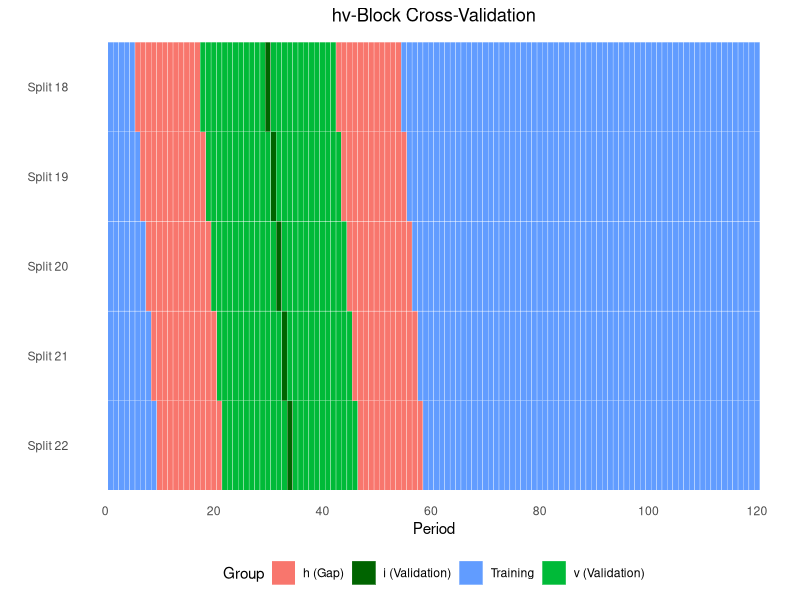
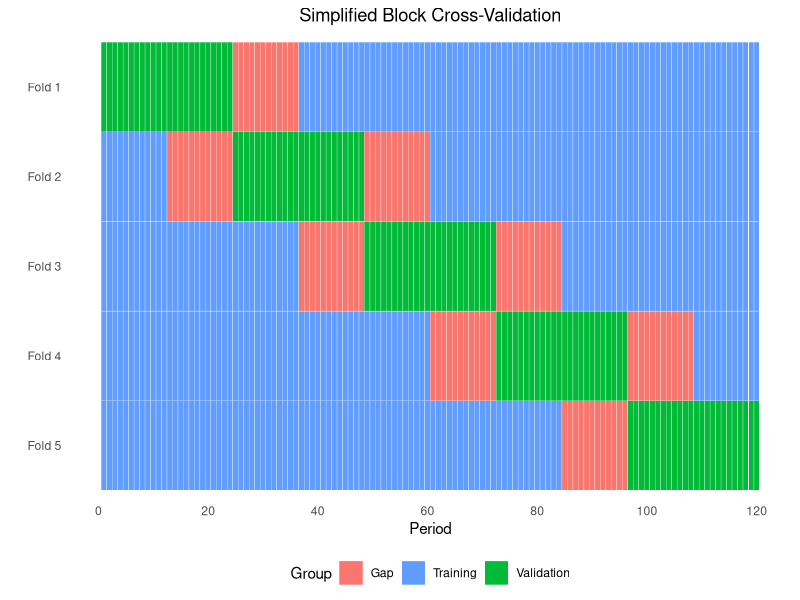
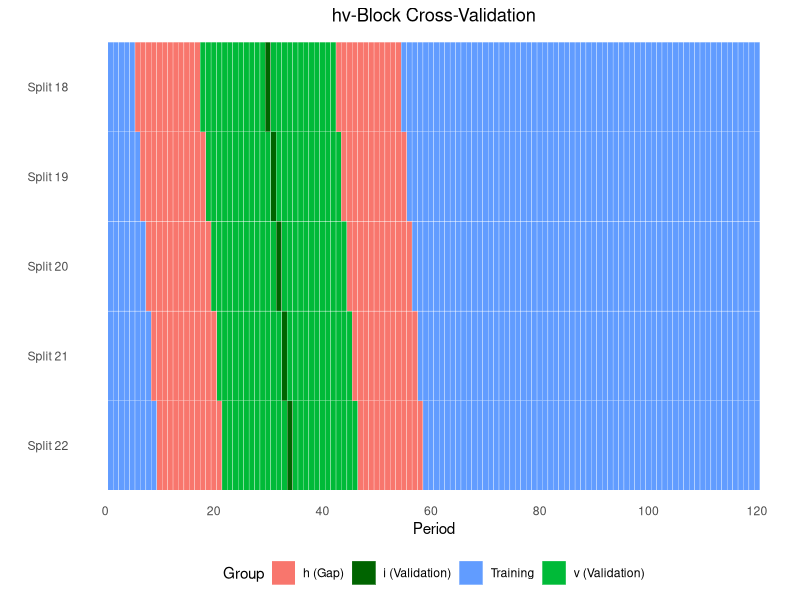
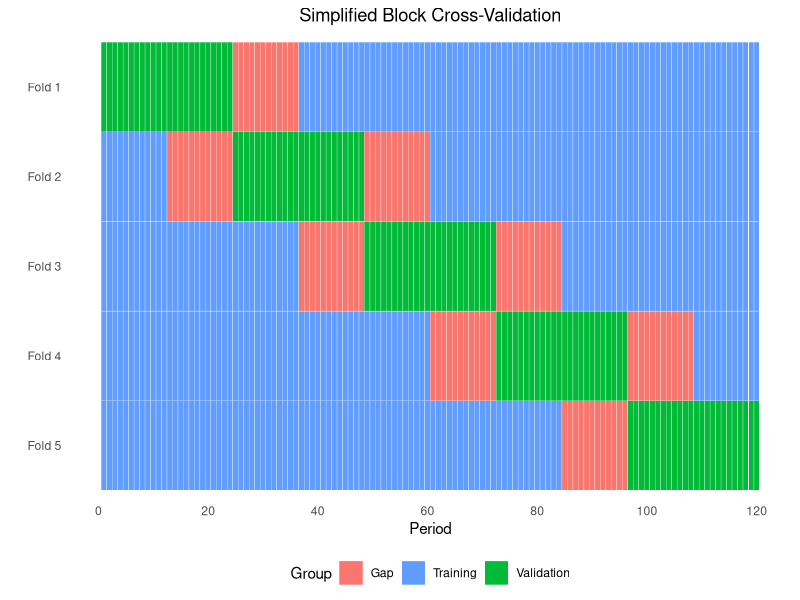

Write the R code that produced these figures, in order.
###
# Generate illustrations of CV approaches using ggplot
###

# Load packages
library(ggplot2)
library(dplyr)

# 1.) hv-Block Cross-Validation (Racine 2000)

# Generate dummy data
x <- 1:120
y <- paste0("Split ", seq(22,18))
data <- expand.grid(X=x, Y=y)
data$Z <- 0

data$Z[data$Y=="Split 18"] <- c(rep("Training",5),rep("h (Gap)",12),rep("v (Validation)",12), rep("i (Validation)",1),rep("v (Validation)",12),rep("h (Gap)",12),rep("Training",120-12*4-6))
data$Z[data$Y=="Split 19"] <- c(rep("Training",6),rep("h (Gap)",12),rep("v (Validation)",12), rep("i (Validation)",1),rep("v (Validation)",12),rep("h (Gap)",12),rep("Training",120-12*4-7))
data$Z[data$Y=="Split 20"] <- c(rep("Training",7),rep("h (Gap)",12),rep("v (Validation)",12), rep("i (Validation)",1),rep("v (Validation)",12),rep("h (Gap)",12),rep("Training",120-12*4-8))
data$Z[data$Y=="Split 21"] <- c(rep("Training",8),rep("h (Gap)",12),rep("v (Validation)",12), rep("i (Validation)",1),rep("v (Validation)",12),rep("h (Gap)",12),rep("Training",120-12*4-9))
data$Z[data$Y=="Split 22"] <- c(rep("Training",9),rep("h (Gap)",12),rep("v (Validation)",12), rep("i (Validation)",1),rep("v (Validation)",12),rep("h (Gap)",12),rep("Training",120-12*4-10))

# Plot heatmap 
ggplot(data, aes(X, Y, fill= Z)) + 
  geom_tile(color = "white") +
  labs(fill = "Group",x ="Period",y="")+
  theme_minimal()+
  scale_x_continuous(breaks=seq(0,120,20))+ 
  theme(panel.grid.major = element_blank(), panel.grid.minor = element_blank())+ 
  theme(legend.position="bottom", plot.title = element_text(hjust = 0.5))+
  scale_fill_manual(values = c("#F8766D", "darkgreen", "#619CFF","#00BA38"))+
  ggtitle("hv-Block Cross-Validation")
ggsave("hv_block.png", width = 8, height = 4)

# 2.) Simplified Block Cross-Validation

# Generate dummy data
x <- 1:120
y <- paste0("Fold ", seq(5,1))
data <- expand.grid(X=x, Y=y)
data$Z <- 0

data$Z[data$Y=="Fold 1"] <- c(rep("Validation",24),rep("Gap",12),rep("Training",84))
data$Z[data$Y=="Fold 2"] <- c(rep("Training",12),rep("Gap",12),rep("Validation",24),rep("Gap",12),rep("Training",60))
data$Z[data$Y=="Fold 3"] <- c(rep("Training",36),rep("Gap",12),rep("Validation",24),rep("Gap",12),rep("Training",36))
data$Z[data$Y=="Fold 4"] <- c(rep("Training",60),rep("Gap",12),rep("Validation",24),rep("Gap",12),rep("Training",12))
data$Z[data$Y=="Fold 5"] <- c(rep("Training",84),rep("Gap",12),rep("Validation",24))

# Plot heatmap 
ggplot(data, aes(X, Y, fill= Z)) + 
  geom_tile(color = "white") +
  labs(fill = "Group",x ="Period",y="")+
  theme_minimal()+
  scale_x_continuous(breaks=seq(0,120,20))+ 
  theme(panel.grid.major = element_blank(), panel.grid.minor = element_blank())+ 
  theme(legend.position="bottom",plot.title = element_text(hjust = 0.5))+
  scale_fill_manual(values = c("#F8766D", "#619CFF","#00BA38"))+
  ggtitle("Simplified Block Cross-Validation")
ggsave("simplified_block.png", width = 8, height = 4)

